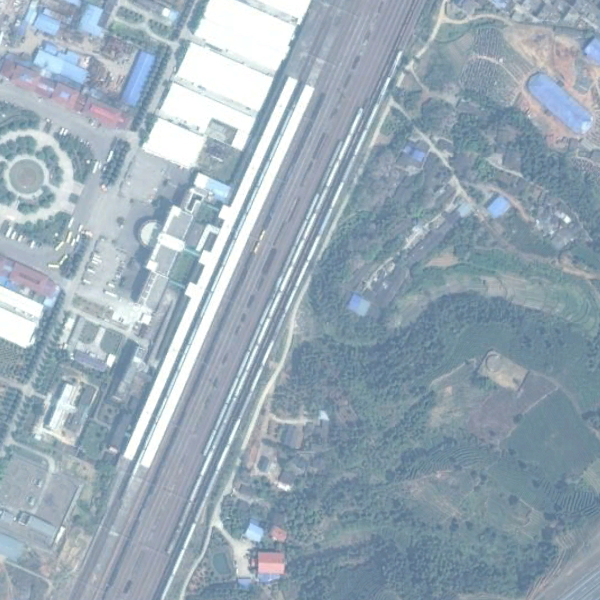
#> input picture img/hazy/AID_railwaystation_22.jpg, 600 x 600 px
$ python SRD.py
#> lines starting #> are read from the running program, lines starting #| are printed output that depends on the picture
# -*- coding:utf-8 -*-
import numpy as np
import cv2
import matplotlib.pyplot as plt
from fast_slic.avx2 import SlicAvx2
from GF import GuideFilterColor


def get_coarse_at(img, max_ch, assignment):
    R, G, B = cv2.split(img)
    TR = np.zeros_like(R)
    TG = np.zeros_like(G)
    TB = np.zeros_like(B)
    A = np.zeros_like(img)

    max_sp_index = np.max(assignment)

    for sp_index in range(0, max_sp_index + 1):
        max_ch_temp = max_ch.copy()

        target_pos = (assignment == sp_index)
        exclu_pos = (assignment != sp_index)

        temp = R[target_pos]
        TR[target_pos] = np.min(temp)
        temp = G[target_pos]
        TG[target_pos] = np.min(temp)
        temp = B[target_pos]
        TB[target_pos] = np.min(temp)

        max_ch_temp[exclu_pos] = 0
        max_index = np.unravel_index(max_ch_temp.argmax(), max_ch_temp.shape)
        A[target_pos] = img[max_index[0], max_index[1], :]

    TR = np.clip(1 - TR, 0., 1.)
    TG = np.clip(1 - TG, 0., 1.)
    TB = np.clip(1 - TB, 0., 1.)

    return A, TR, TG, TB


def dehaze(img_path, SLIC_K=200, SLIC_M=40, SLIC_Iter=4, gf_size_a=(131, 131), gf_size_t=(39, 39), lambDa=0.85):
    # 1.0 load image
#> called with img_path = 'img/hazy/AID_railwaystation_22.jpg', SLIC_K = 200, SLIC_M = 40, SLIC_Iter = 4, gf_size_a = (131, 131), gf_size_t = (39, 39), lambDa = 0.85
    img = cv2.imread(img_path)
#> img is the input picture: shape (600, 600, 3); mean B, G, R 181.4, 169.1, 151.8
    img_rgb = cv2.cvtColor(img, cv2.COLOR_BGR2RGB)

    img_min = np.min(img_rgb, axis=2)
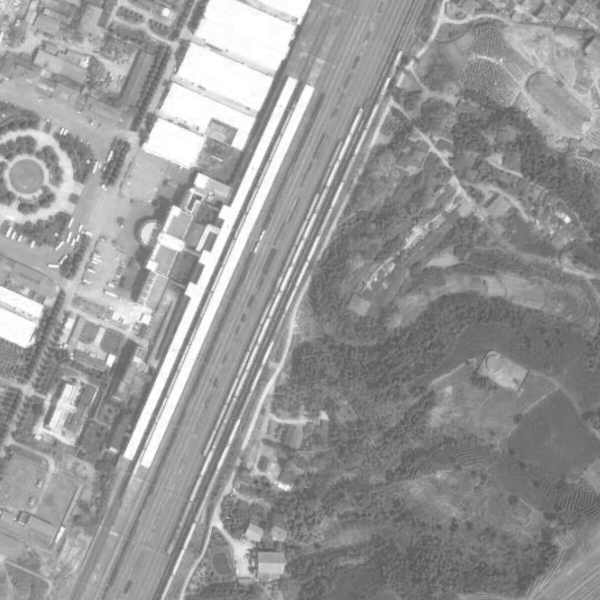
#> img_min: shape (600, 600); min 83, max 255, mean 151.6
    img_max = np.max(img_rgb, axis=2)
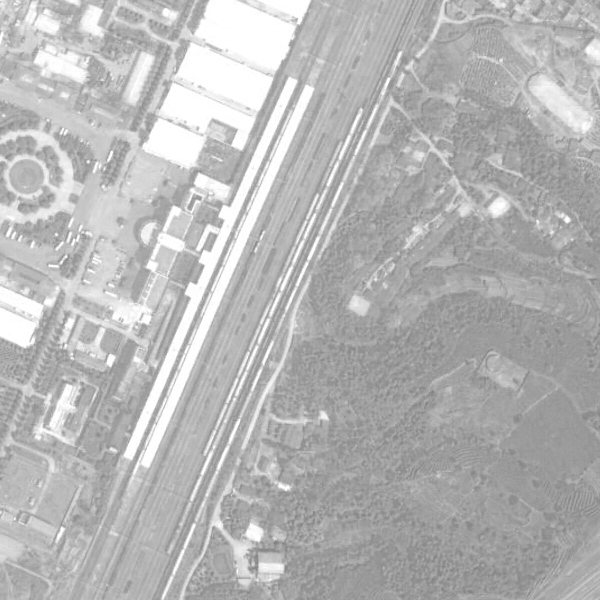
#> img_max: shape (600, 600); min 127, max 255, mean 181.6

    # 2.0 Superpixel Segmentation SLIC
#> (the run stopped early here; a loop or call above may not have finished)

$ run again, with img/hazy/AID_railwaystation_108.jpg copied over img/hazy/AID_railwaystation_22.jpg
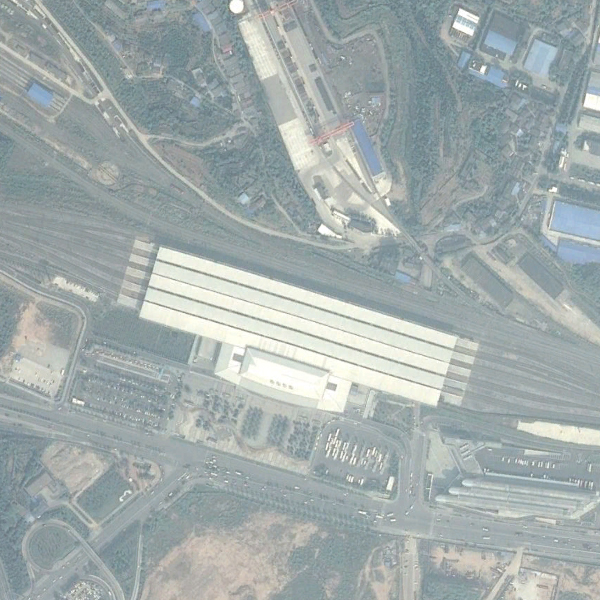
#> input picture img/hazy/AID_railwaystation_108.jpg, 600 x 600 px
#> in dehaze, img is the input picture: shape (600, 600, 3); mean B, G, R 171.5, 172.1, 162
#> in dehaze, `img_min = np.min(img_rgb, axis=2)`:
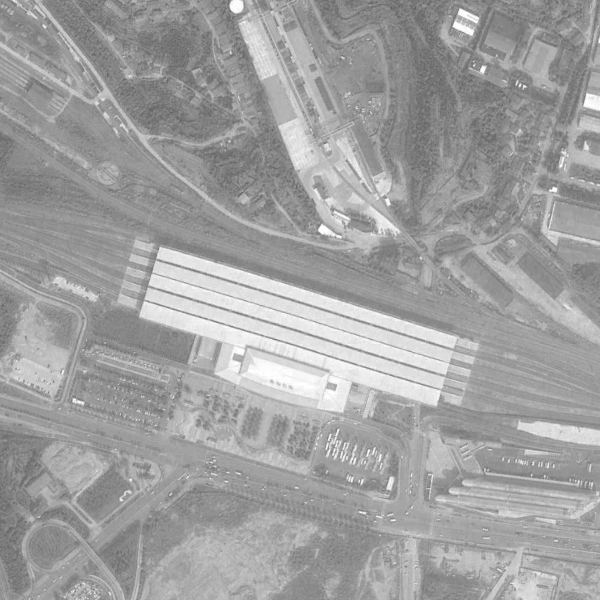
#> img_min: shape (600, 600); min 96, max 255, mean 160.1
#> in dehaze, `img_max = np.max(img_rgb, axis=2)`:
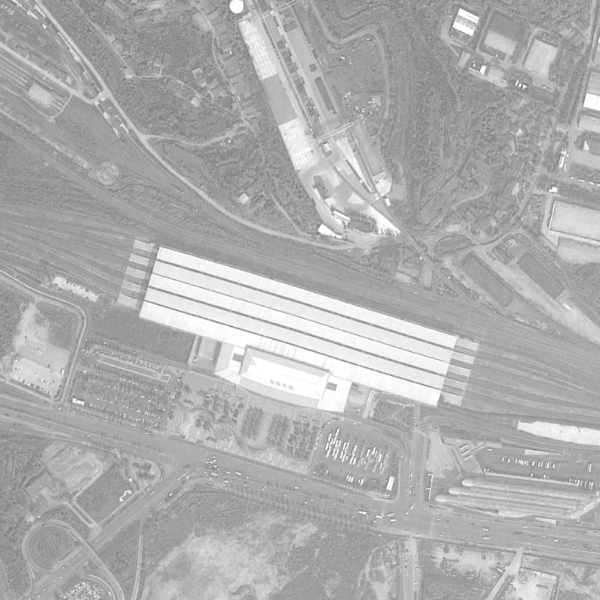
#> img_max: shape (600, 600); min 119, max 255, mean 174.5

$ run again, with img/hazy/AID_railwaystation_112.jpg copied over img/hazy/AID_railwaystation_22.jpg
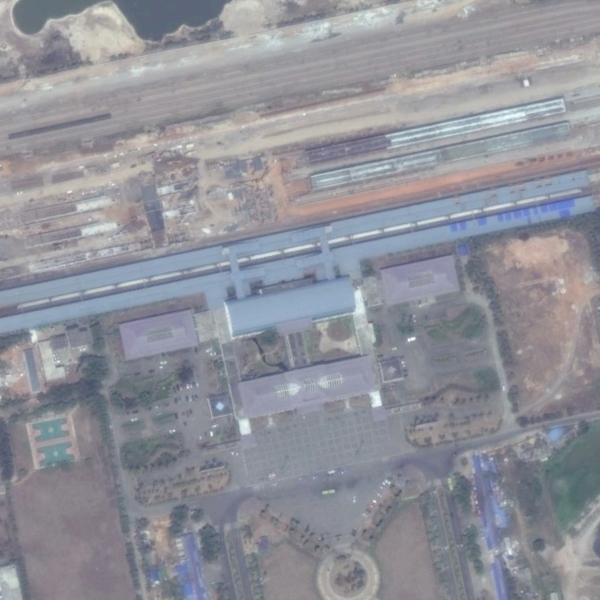
#> input picture img/hazy/AID_railwaystation_112.jpg, 600 x 600 px
#> in dehaze, img is the input picture: shape (600, 600, 3); mean B, G, R 153.7, 145.6, 144.2
#> in dehaze, `img_min = np.min(img_rgb, axis=2)`:
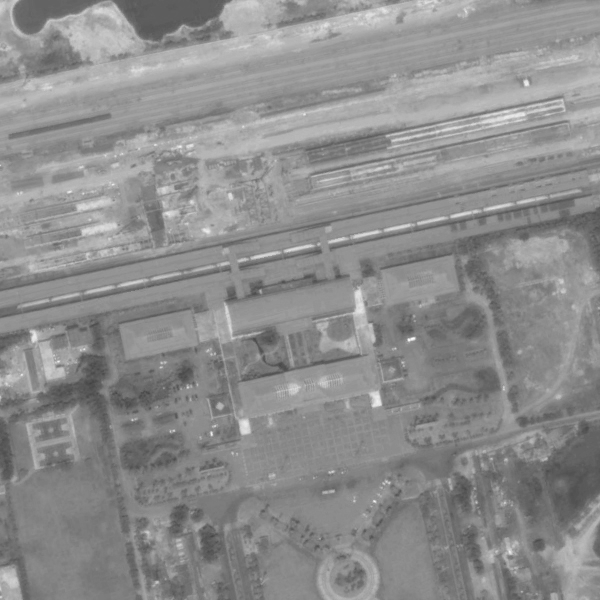
#> img_min: shape (600, 600); min 66, max 252, mean 141
#> in dehaze, `img_max = np.max(img_rgb, axis=2)`:
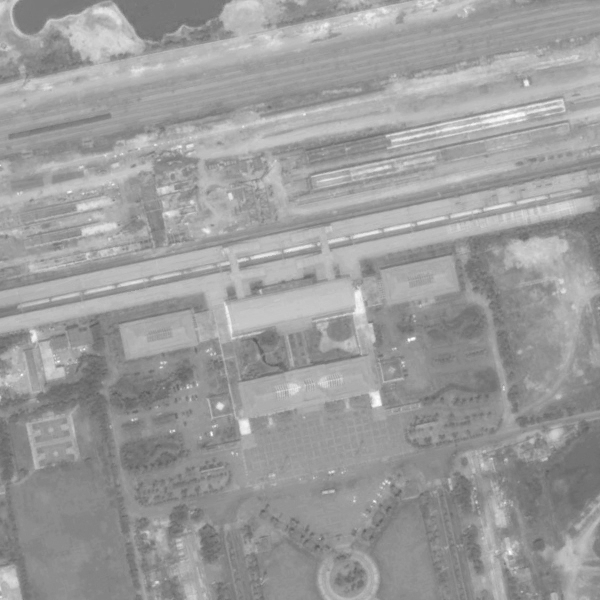
#> img_max: shape (600, 600); min 90, max 255, mean 155.8

$ run again, with img/hazy/AID_church_116.jpg copied over img/hazy/AID_railwaystation_22.jpg
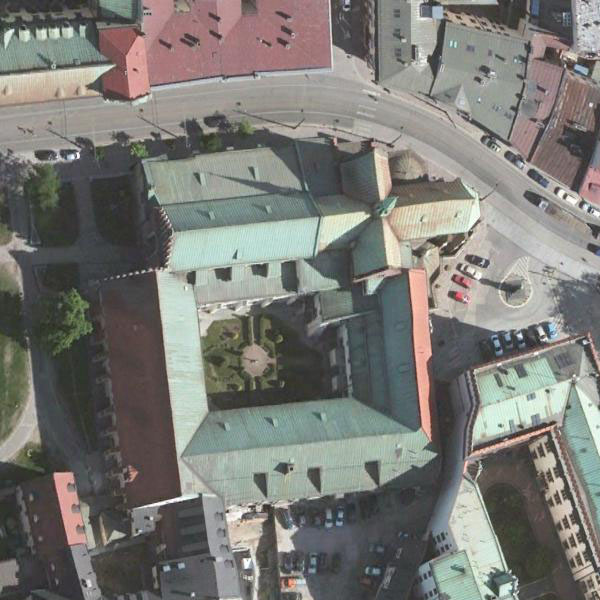
#> input picture img/hazy/AID_church_116.jpg, 600 x 600 px
#> in dehaze, img is the input picture: shape (600, 600, 3); mean B, G, R 117.1, 121.7, 122.2
#> in dehaze, `img_min = np.min(img_rgb, axis=2)`:
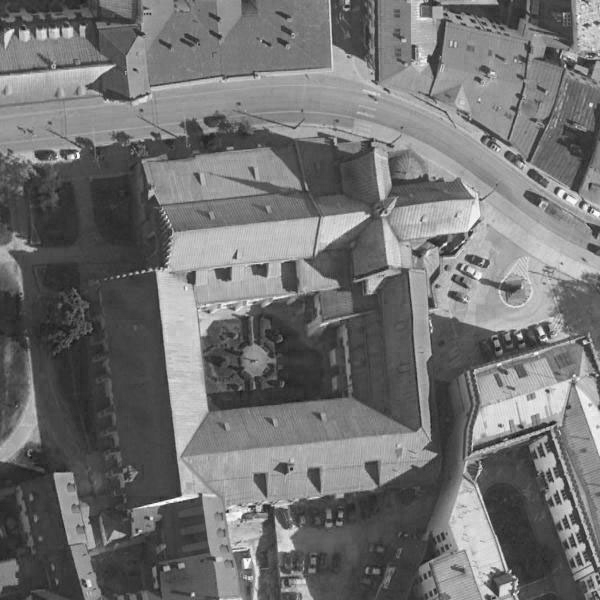
#> img_min: shape (600, 600); min 19, max 255, mean 113.8
#> in dehaze, `img_max = np.max(img_rgb, axis=2)`:
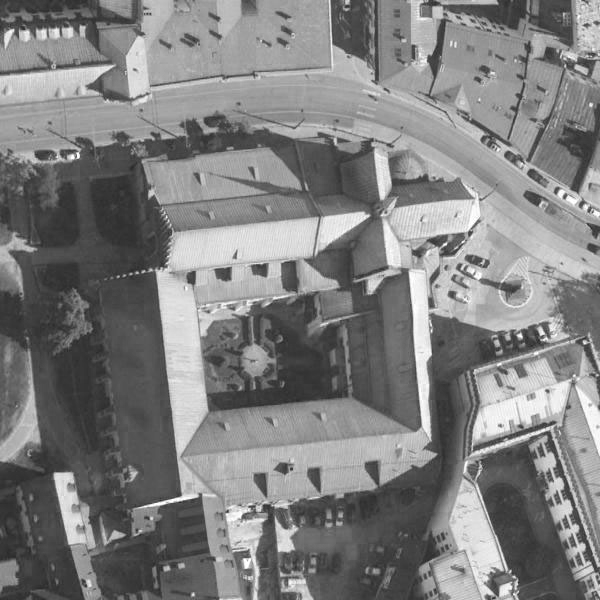
#> img_max: shape (600, 600); min 35, max 255, mean 127.6
